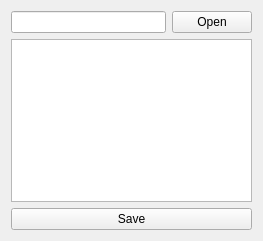
<?xml version="1.0" encoding="UTF-8"?>
<ui version="4.0">
 <class>Form</class>
 <widget class="QWidget" name="Form">
  <property name="geometry">
   <rect>
    <x>0</x>
    <y>0</y>
    <width>263</width>
    <height>241</height>
   </rect>
  </property>
  <property name="windowTitle">
   <string>Form</string>
  </property>
  <layout class="QVBoxLayout" name="verticalLayout">
   <item>
    <layout class="QHBoxLayout" name="horizontalLayout">
     <item>
      <widget class="QLineEdit" name="lineEdit"/>
     </item>
     <item>
      <widget class="QPushButton" name="pushButton">
       <property name="text">
        <string>Open</string>
       </property>
      </widget>
     </item>
    </layout>
   </item>
   <item>
    <widget class="QTextEdit" name="textEdit"/>
   </item>
   <item>
    <widget class="QPushButton" name="pushButton_2">
     <property name="text">
      <string>Save</string>
     </property>
    </widget>
   </item>
  </layout>
 </widget>
 <resources/>
 <connections/>
</ui>
